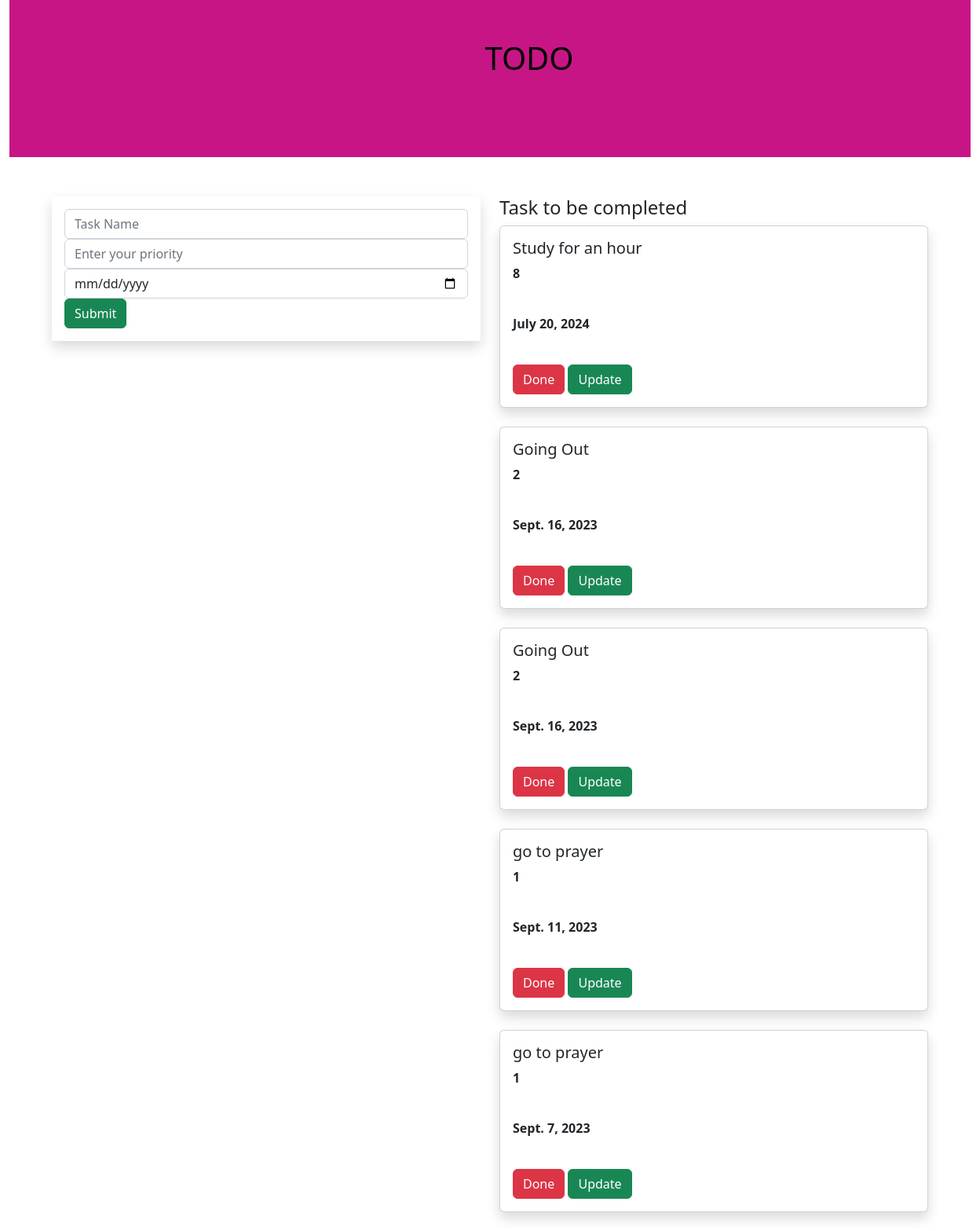
The page / on the database its author committed.
### todoapp/models.py (models this page shows, shortened)
class Task(models.Model):
    name=models.CharField(max_length=250)
    priority=models.IntegerField()
    date=models.DateField()

### todoapp/views.py (the view)
# urls.py: path('',views.add,name='add'),
def add(request):
    task1 = Task.objects.all()
    if request.method=='POST':
        name=request.POST.get('task',' ')
        priority=request.POST.get('priority',' ')
        date=request.POST.get('date','')
        task=Task(name=name,priority=priority,date=date)
        task.save()
    return render(request,'home.html',{'task1':task1})

### templates/home.html (shortened to what this page needs)
{% extends 'base.html' %}
{% block content %}
<div class="container-fluid">
    <div class="row">
        <div class="col-md-12">
            <div class="banner">
                <div class="banner-text">
                    <h1>TODO</h1>
                </div>
            </div>
        </div>
    </div>
</div>
<div class="container">
    <div class="row">
        <div class="col-md-6">
        <form method="post" class="p-3 shadow">
            <div class="form-group">
     <input type="text"class="form-control" name="task" placeholder="Task Name">
</div>
<div class="form-group">
    <input type="text"  class="form-control" name="priority" placeholder="Enter your priority">
</div>
            <div class="form-group">
                <input type="date" class="form-control" name="date" placeholder="Enter your date">
            </div>
            <input type="submit" class="btn btn-success">
            </form>
    </div>
<div class="col-md-6">
    <h4>Task to be completed</h4>
    {% for i in task1 %}
    <div class="shadow card">
        <div class="card-body">
            <h5 class="card-title">{{i.name}}</h5>
            <p><b>{{i.priority}}<br><br></b></p>
            <p><b>{{i.date}}<br><br></b></p>
            <a class="btn btn-danger" href="{% url 'delete' i.id %}">Done</a>
            <a class="btn btn-success" href="{% url 'update' i.id %}">Update</a>
        </div>
    </div>
    <br>
    {% endfor %}
</div>
</div>
</div>
{% endblock %}

### templates/base.html (shortened to what this page needs)
{% load static %}
<!DOCTYPE html>
<html lang="en">
<head>
    <link rel="stylesheet" href="https://cdn.jsdelivr.net/npm/bootstrap@5.2.3/dist/css/bootstrap.min.css">
    <link rel="stylesheet" href="{% static 'style.css'%}">
</head>
<body>
{% block content %}
{% endblock %}
</body>
</html>

### static/style.css (style rules this page uses)
.banner { background-color: mediumvioletred; width: 100%; height: 200px; margin-bottom: 50px; }
.banner-text { top:50px; left:50px; color:black; position: relative; text-align: center; }

### rows shown on the page
Task: name "Study for an hour", priority "8", date "July 20, 2024"
Task: name "Going Out", priority "2", date "Sept. 16, 2023"
Task: name "Going Out", priority "2", date "Sept. 16, 2023"
Task: name "go to prayer", priority "1", date "Sept. 11, 2023"
Task: name "go to prayer", priority "1", date "Sept. 7, 2023"
